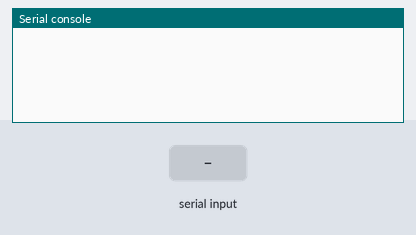
The program below on a simulated Raspberry Pi Pico running MicroPython. Parts: the last lines printed to the serial console. The test bench sets the inputs (shaded band).

Above: at 1.2 s.
1.3 s: "1\n" received over the second serial link
At 1.7 s:
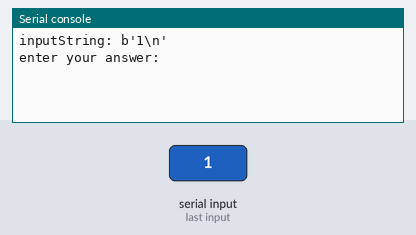
2.8 s: "1" typed at the serial console, then Enter
At 4.0 s:
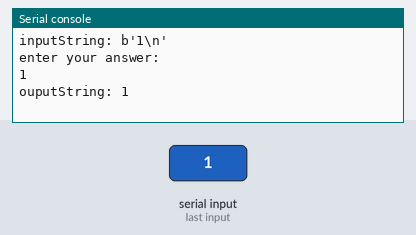
4.3 s: "0\n" received over the second serial link
At 5.2 s:
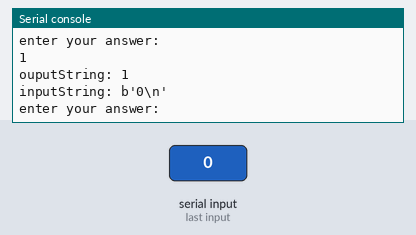
5.8 s: "0" typed at the serial console, then Enter
At 6.3 s:
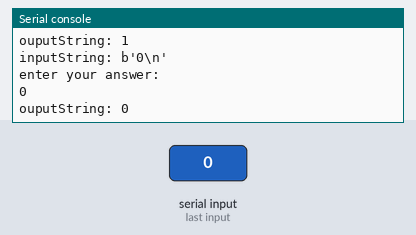

The program:

uart-read-write.py
```python
from machine import UART, Pin

myUsart = UART(0, baudrate=115200, bits=8, parity=0, rx=Pin(1), tx=Pin(0), stop=2)
myUsart.write(f"\r\nPico initialization completed!\r\n")
usart_buffer = ''

while True:
    if myUsart.any():
        usart_buffer=myUsart.read(myUsart.any())
        print(f"inputString: {usart_buffer}")
    if len(usart_buffer):
        out = input("enter your answer: ")
        print(f"ouputString: {out}")
        myUsart.write(bytes(out, 'utf-8'))
        usart_buffer = ''
              
```

Measured:
- after the input at 1.3 s, the serial console: prints a new line at once (image 1)
- after the input at 2.8 s, the serial console: prints a new line at once (image 2)
- after the input at 4.3 s, the serial console: prints a new line at once (image 3)
- after the input at 5.8 s, the serial console: prints a new line at once (image 4)
